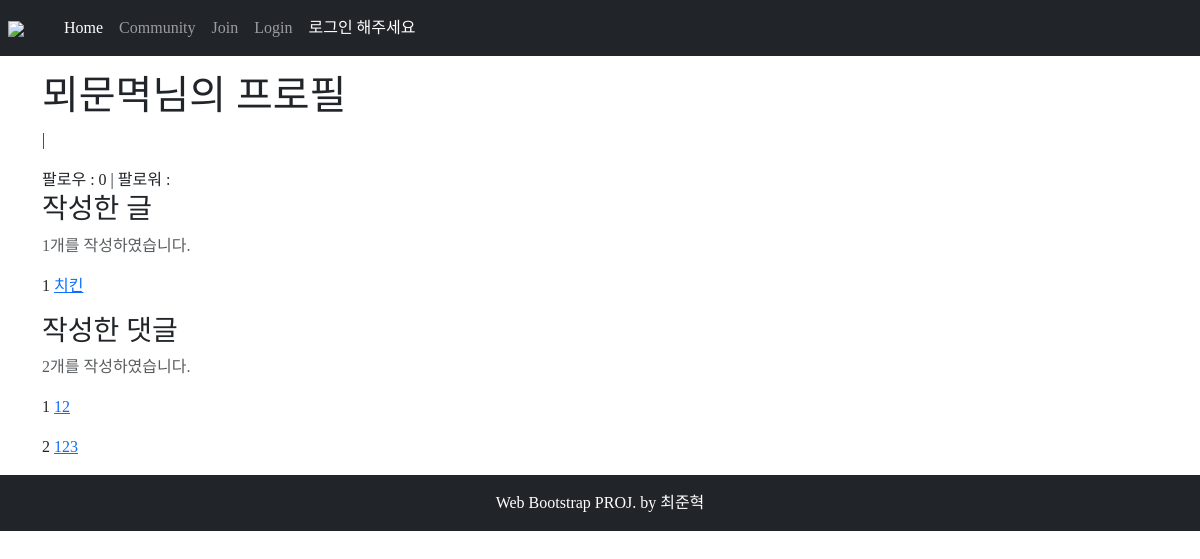
/accounts/detail/1, run on an earlier commit of the app's database.
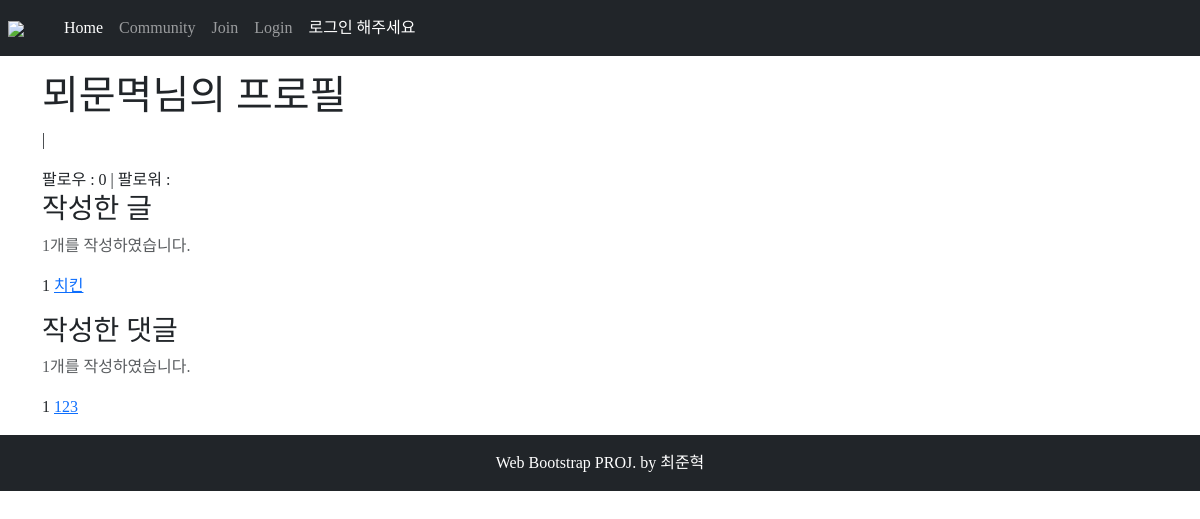
And on a later commit of the database.
### reviews/models.py (models this page shows)
class Review(models.Model):
    title = models.CharField(max_length=20)
    moviename = models.CharField(max_length=20, null=False)
    content = models.TextField(null=False)
    grade = models.FloatField(null=False, default=0)
    created_at = models.DateTimeField(auto_now_add=True)
    updated_at = models.DateTimeField(auto_now=True)
    image = ProcessedImageField(upload_to='images/', blank=True,
                                processors=[ResizeToFill(400, 300)],
                                format='JPEG',
                                options={'quality': 80})
    image_thumbnail = ProcessedImageField(
	                                      upload_to = 'images/', 	blank=True,# settings.py 원본 ImageField 명
	                                      processors = [Thumbnail(100, 100)], # 처리할 작업목록
		                                  format = 'JPEG',		   # 최종 저장 포맷
		                                  options = {'quality': 60}) # 저장 옵션
    user = models.ForeignKey(settings.AUTH_USER_MODEL,
                                on_delete=models.CASCADE, null=True)
    like_users = models.ManyToManyField(settings.AUTH_USER_MODEL, related_name="like_articles")

class Comment(models.Model):
    content = models.TextField()
    created_at = models.DateTimeField(auto_now_add=True)
    article = models.ForeignKey(Review, on_delete=models.CASCADE)
    user = models.ForeignKey(settings.AUTH_USER_MODEL,
                                on_delete=models.CASCADE, null=True)

### accounts/models.py (models this page shows)
class User(AbstractUser):
    followings = models.ManyToManyField('self', symmetrical=False, related_name='followers')
    @property
    def full_name(self):
        return f'{self.last_name}{self.first_name}'

### accounts/views.py (the view)
# urls.py: path('detail/<int:pk>', views.detail, name='detail'),
def detail(request, pk):
    user = get_user_model().objects.get(pk=pk)
    context = {
        'user': user
    }
    return render(request, 'accounts/detail.html', context)

### accounts/templates/accounts/detail.html (shortened to what this page needs)
{% extends 'base.html' %}
{% block body %}
  <div class="container mt-3 mb-3">
    <h1>{{ user.username }}님의 프로필</h1>
    <p>{{ user.email }}
      |
    </p>
    팔로우 :
    {{ user.followings.count }}
    | 팔로워 :
    {{ user.follower.count }}<br>
    <div class="col-6">
      <h3>작성한 글</h3>
      <p class="text-muted">{{ user.review_set.count }}개를 작성하였습니다.</p>
      {% for article in user.review_set.all %}
        <p>
          {{ forloop.counter }}
          <a href="{% url 'reviews:detail' article.pk %}">{{ article.title }}</a>
        </p>
      </div>
    {% endfor %}
    <div class="col-6">
      <h3>작성한 댓글</h3>
      <p class="text-muted">{{ user.comment_set.count }}개를 작성하였습니다.</p>
      {% for comment in user.comment_set.all %}
        <p>
          {{ forloop.counter }}
          <a href="{% url 'reviews:detail' comment.article.pk %}">{{ comment.content }}</a>
        </p>
      </div>
    {% endfor %}
  </div>
{% endblock body %}

What changed in the data, as far as the page shows it:
removed Comment: content "12"
computed for User "뫼문멱": comment_set.count "2" → "1"
